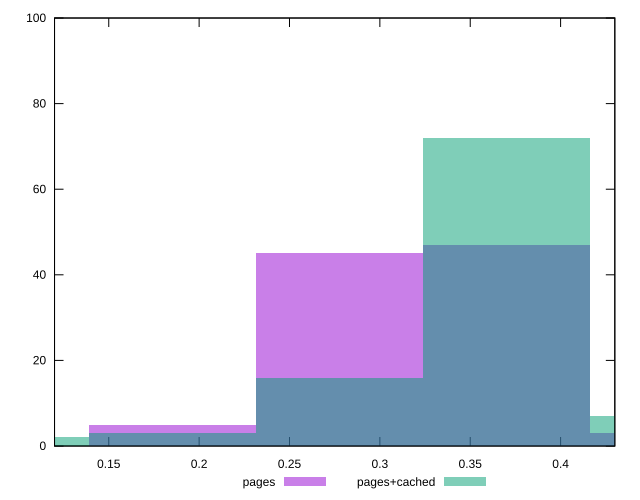

Generate this figure with gnuplot:
reset

$pages <<EOF
0.18509773639650742 5
0.27764660459476115 45
0.37019547279301485 47
0.46274434099126854 3
EOF

$pagesCached <<EOF
0.27764660459476115 16
0.46274434099126854 7
0.37019547279301485 72
0.09254886819825371 2
0.18509773639650742 3
EOF

set key outside below
set boxwidth 0.09254886819825371
set xrange [0.12:0.43]
set yrange [0:100]
set trange [0:100]
set style fill transparent solid 0.5 noborder
set terminal svg size 640, 500 enhanced background rgb 'white'
set output "reprap/meta/score/comparison/histogram/0_vs_1.svg"

plot $pages title "pages" with boxes, \
     $pagesCached title "pages+cached" with boxes

reset
